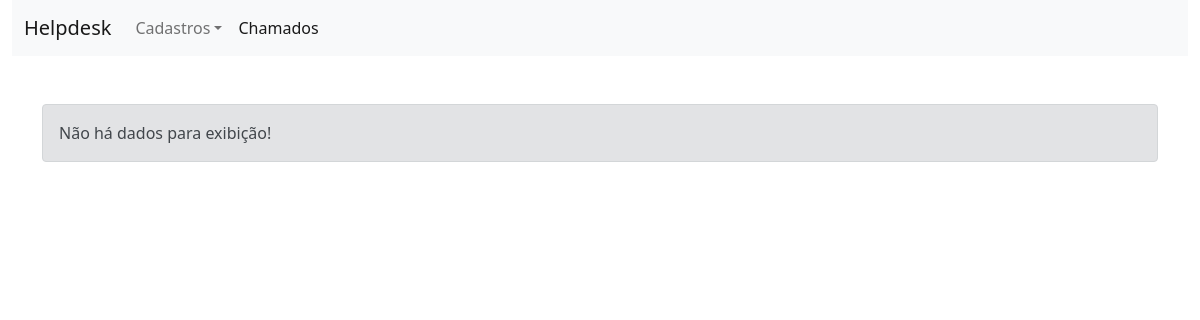
Before: /view/usuarioPrivilegio.view.php with the older database file.
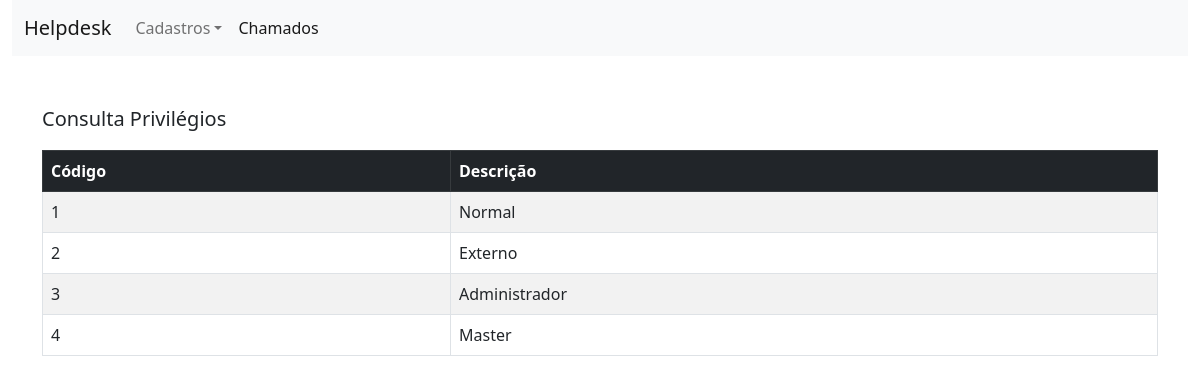
After: the same page with the newer database file.
### tables this page shows
CREATE TABLE IF NOT EXISTS `usuarioprivilegio` (
  `id` INT(11) NOT NULL AUTO_INCREMENT,
  `descricao` VARCHAR(255) NOT NULL,
  PRIMARY KEY (`id`));

### autoload.php (called while the page is built, shortened)
<?php
    function tryInclude($class = null, $classType = null)
    {
        $filename = str_replace('_', DIRECTORY_SEPARATOR, strtolower($class)). '.' . $classType .'.php';
        $file = $_SERVER["DOCUMENT_ROOT"].'/HelpDesk/app/'.$filename;
        return false;
    }
?>

### controller/usuarioPrivilegio.controller.php (called while the page is built)
<?php
    require('connection.controller.php');
    class Controller_UsuarioPrivilegio {
        private function SelectAll() {
            $conexao = new Conexao();
            $SQL = "select * from usuarioprivilegio";
            $dadosBD = $conexao->getSelect($SQL);
            $c = 0;
            $i = count($dadosBD);
            $aResultado = [];
            while($c < $i) {
                $oPrivilegio = new Model_UsuarioPrivilegio();
                $oPrivilegio->setId($dadosBD[$c][0]);
                $oPrivilegio->setDescricao($dadosBD[$c][1]);
                $aResultado[] = $oPrivilegio;
                $c++;
            }
            return $aResultado;
        }
        public function returnSelectAll() {
            $aDados = $this->SelectAll();
            return $aDados;
        }
    }
?>

### controller/connection.controller.php (called while the page is built, shortened)
<?php
    class Conexao extends PDO {
        private $username = 'root';
        private $password = '';
        private $banco = 'helpdesk';
        private $host = 'localhost';
        private $conn;
        public function __construct() {
            try {
                $conn = new PDO("mysql:host={$this->host};
                                       dbname={$this->banco}",
                                       $this->username,
                                       $this->password);
                $conn->setAttribute(PDO::ATTR_ERRMODE, PDO::ERRMODE_EXCEPTION);
                return $this->conn = $conn;
            } catch(PDOException $e) {
                echo 'Erro: ' . $e->getMessage();
            }
        }
        public function getSelect($sql) {
            $stmt = $this->conn->prepare($sql);
            $stmt->execute();
            return $stmt->fetchAll(PDO::FETCH_NUM);
        }
    }
?>

### model/usuarioPrivilegio.model.php (called while the page is built)
<?php
    class Model_UsuarioPrivilegio {
        private $id;
        private $descricao;
        public function getId() {
            return $this->id;
        }
        public function setId($id) {
            $this->id = $id;
        }
        public function getDescricao() {
            return $this->descricao;
        }
        public function setDescricao($descricao) {
            $this->descricao = $descricao;
        }
    }
?>

### view/usuarioPrivilegio.view.php (the view)
<!DOCTYPE html>
    <head>
        <?php
            $title = "Consulta Privilégios";
            require_once('../autoload.php');
            require_once('head.php');
        ?>
    </head>
    <body>
        <div class='container-fluid'>
            <?php
                require_once('menu.php');
                $privilegio = new Controller_UsuarioPrivilegio();
                $aDados = $privilegio->returnSelectAll();
            ?>
            <div class="container">
                <?php
                    if(empty($aDados)) {
                        echo setVazio();
                    } else {
                ?>
                <p class="lead mt-5">
                    <?php echo $title; ?>
                </p>
                <table class="table table-bordered table-striped table-hover">
                    <thead class="table-dark">
                        <tr>
                            <th scope="col">Código</th>
                            <th scope="col">Descrição</th>
                        </tr>
                    </thead>
                    <tbody>
                        <?php foreach ($aDados as $oObjeto) { ?>
                        <tr>
                            <td><?php echo $oObjeto->getId(); ?></td>
                            <td><?php echo $oObjeto->getDescricao(); ?></td>
                        </tr>
                        <?php } ?>
                    </tbody>
                </table>
            </div>
            <?php } ?>
        </div>
    </body>
</html>

### view/head.php (shortened to what this page needs)
<head>
    <link href="https://cdn.jsdelivr.net/npm/bootstrap@5.0.1/dist/css/bootstrap.min.css" rel="stylesheet">
    <?php
        require_once('../functions.php');
    ?>
</head>

### view/menu.php (shortened to what this page needs)
<nav class="navbar navbar-expand-lg navbar-light bg-light">
    <div class="container-fluid">
        <a class="navbar-brand" href="home.view.php">Helpdesk</a>
        <div class="collapse navbar-collapse" id="navbarScroll">
            <ul class="navbar-nav me-auto my-2 my-lg-0 navbar-nav-scroll" style="--bs-scroll-height: 100px;">
                <li class="nav-item dropdown">
                    <a class="nav-link dropdown-toggle" href="#" id="navbarScrollingDropdown" role="button" data-bs-toggle="dropdown" aria-expanded="false">Cadastros</a>
                </li>
                <li class="nav-item">
                    <a class="nav-link active" aria-current="page" href="chamado.view.php">Chamados</a>
                </li>
            </ul>
        </div>
    </div>
</nav>

### functions.php (shortened to what this page needs)
<?php
    function setVazio() {
        return "<div class='alert alert-secondary mt-5'><span>Não há dados para exibição!</span></div>";
    }
?>

Changed rows visible on the page:
added usuarioprivilegio: id "1", descricao "Normal"
added usuarioprivilegio: id "2", descricao "Externo"
added usuarioprivilegio: id "3", descricao "Administrador"
added usuarioprivilegio: id "4", descricao "Master"
Other visible differences:
$title: (not shown) → "Consulta Privilégios"
text no longer shown: "Não há dados para exibição!"
text now shown: "Código Descrição"
